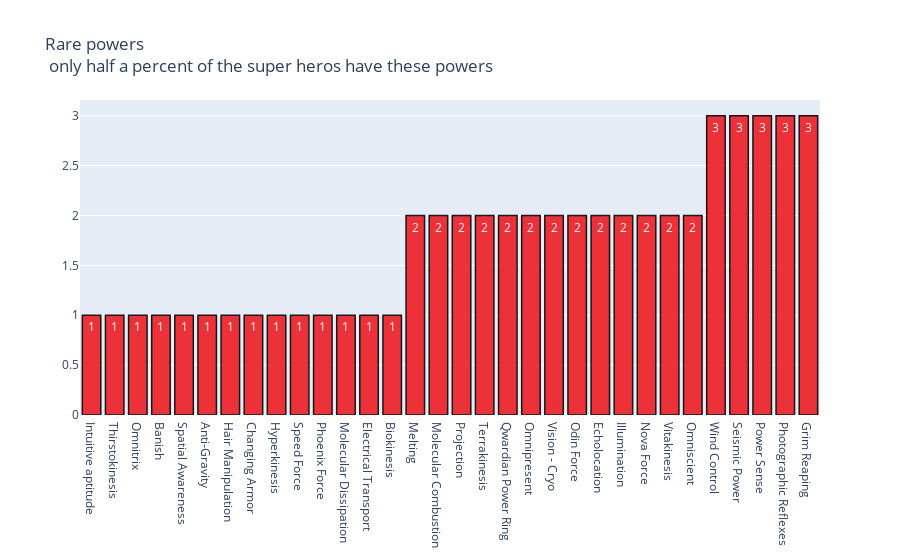

This figure's notebook cell:
### Code cell
plot_bar(x = rare_power.index,
         y = rare_power.Counts,
         title='Rare powers <br> only half a percent of the super heros have these powers',
        color = 'rgb(237,29,36)')

### Figure 1 — Plotly figure (JSON) as saved in the notebook; plotly's stock layout.template omitted (floating-point values rounded to 4 significant figures)
{"data": [{"marker": {"color": "rgb(237,29,36)", "line": {"color": "black", "width": 1.5}}, "opacity": 0.9, "text": [1, 1, 1, 1, 1, 1, 1, 1, 1, 1, 1, 1, 1, 1, 2, 2, 2, 2, 2, 2, 2, 2, 2, 2, 2, 2, 2, 3, 3, 3, 3, 3], "textposition": "auto", "type": "bar", "x": ["Intuitive aptitude", "Thirstokinesis", "Omnitrix", "Banish", "Spatial Awareness", "Anti-Gravity", "Hair Manipulation", "Changing Armor", "Hyperkinesis", "Speed Force", "Phoenix Force", "Molecular Dissipation", "Electrical Transport", "Biokinesis", "Melting", "Molecular Combustion", "Projection", "Terrakinesis", "Qwardian Power Ring", "Omnipresent", "Vision - Cryo", "Odin Force", "Echolocation", "Illumination", "Nova Force", "Vitakinesis", "Omniscient", "Wind Control", "Seismic Power", "Power Sense", "Photographic Reflexes", "Grim Reaping"], "y": [1, 1, 1, 1, 1, 1, 1, 1, 1, 1, 1, 1, 1, 1, 2, 2, 2, 2, 2, 2, 2, 2, 2, 2, 2, 2, 2, 3, 3, 3, 3, 3]}], "layout": {"title": {"text": "Rare powers <br> only half a percent of the super heros have these powers"}}}
